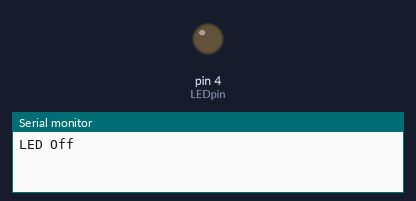
The sketch below on a simulated Arduino Uno, built with avr-gcc and run on an emulated ATmega328P. Shown: output pins drawn as LEDs (lit = HIGH), the last lines printed to the serial monitor.

Above: at 0.5 s.
At 3.5 s:
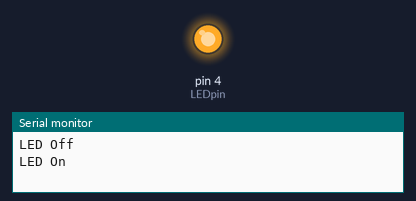
Timing chart, 0 to 7.8 s (numbered marks = the images above):
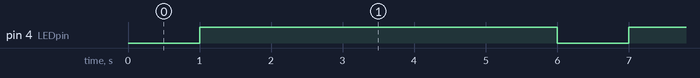

Measured:
- by itself, pin 4 (LEDpin): alternates HIGH for 5.0 s and LOW for 1.0 s

The sketch:

LED_Control.ino
```cpp
int LEDpin = 4;

void setup() {
  // put your setup code here, to run once:
  pinMode(LEDpin, OUTPUT);
  Serial.begin(9600);
}

void loop() {
  // put your main code here, to run repeatedly:
  digitalWrite(LEDpin, LOW);
  Serial.println("LED Off");
  delay(1000);
  digitalWrite(LEDpin, HIGH);
  Serial.println("LED On");
  delay(5000);

}
```
